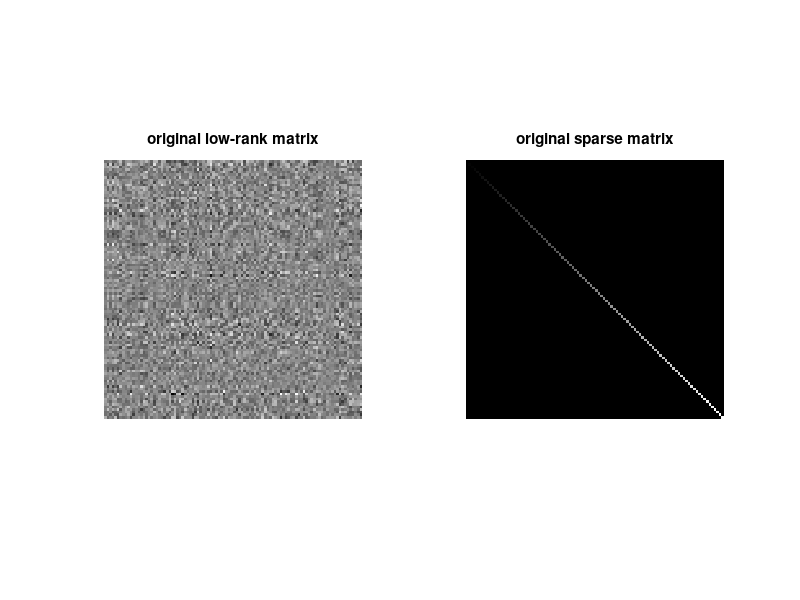
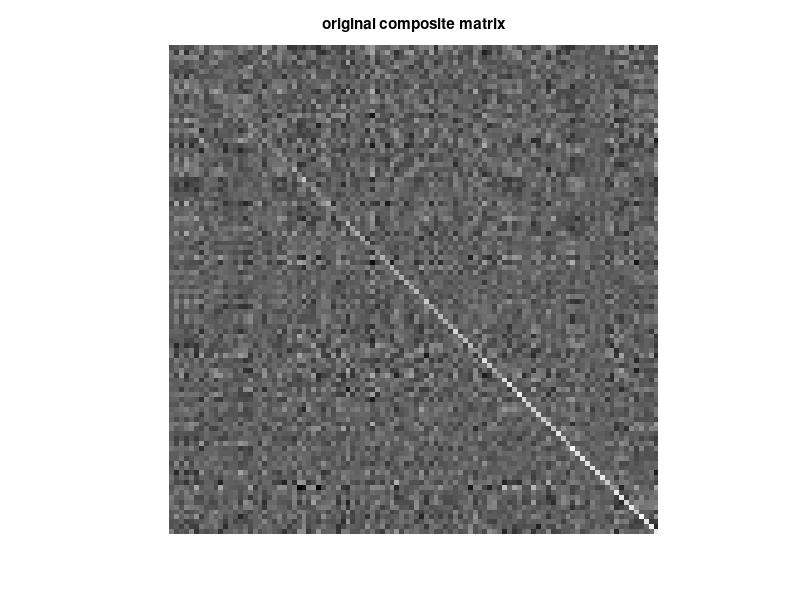
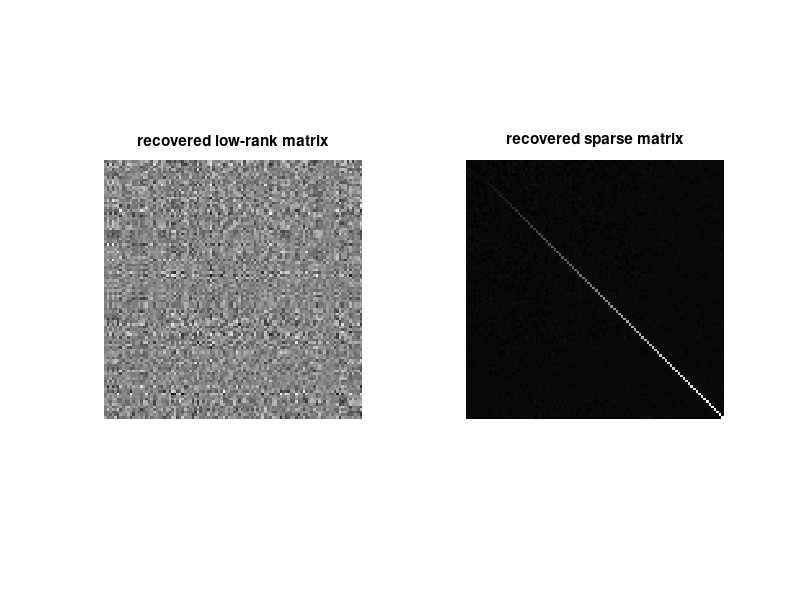

Here is the MATLAB script that generated these plots, in order:
% decomposition into low-rank (L) and sparse (S) matrices
% Douglas-Rachford

% a random matrix of rank r
n=100; 
r=8; %rank
L0=randn(n,r)*randn(r,n); % a low-rank matrix
% a sparse (diagonal) matrix
nn=1:100;
S0=diag(0.2*nn,0); 

% composite original matrix
M=L0+S0;

% parameter settings
lambda=1;
tk=1; 
Th=3; %Threshold

nnL=30; % number of loops
rnx=zeros(nnL,1); 
L=zeros(n,n); S=zeros(n,n);

% start the algorithm --------------------------------

for nn=1:nnL,
     
    Le=0.5*(M+L-S); Se=0.5*(M-L+S);
    % shrinking---------
    aux1=(2*Le)-L;
    [U D V]=svd(aux1);
    for j=1:n,
        D(j,j)=max(D(j,j)-Th,0);
    end;
    aux=U*D*V';
    L=L+(tk*(aux-Le));
    % soft_threshold---------
    aux1=(2*Se)-S;
    aux=sign(aux1).*max(0, abs(aux1)-lambda);
    S=S+(tk*(aux-Se));
    
   [u,d,v]=svd(L); 
   rnx(nn)=sum(diag(d)); %nuclear norm, record
end;
     
% display ------------------------------
figure(1)
subplot(1,2,1)
imshow(L0,[]);
title('original low-rank matrix')
subplot(1,2,2)
imshow(S0,[]);
title('original sparse matrix')

figure(2)
imshow(M,[]);
title('original composite matrix');

figure(3)
subplot(1,2,1)
imshow(L,[]);
title('recovered low-rank matrix')
subplot(1,2,2)
imshow(S,[]);
title('recovered sparse matrix')
